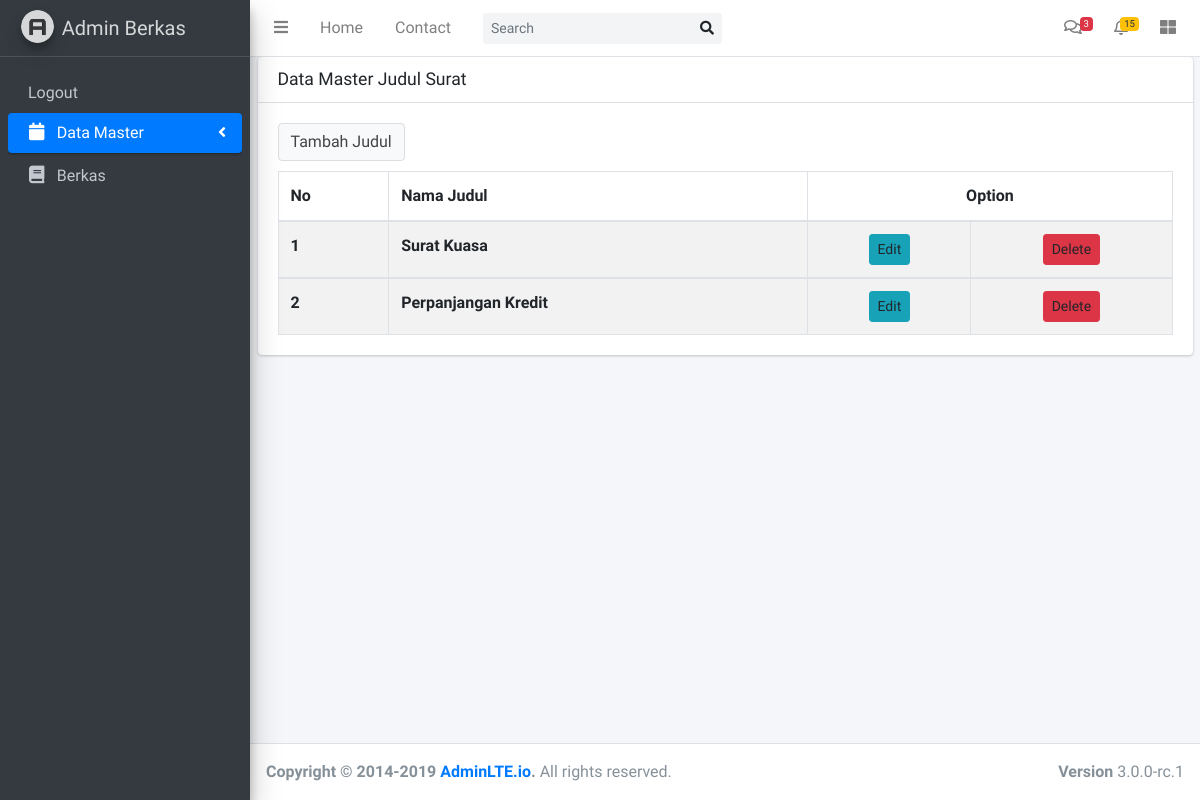
Screenshot of /index.php/admin/judul with the database file from the repository.
### tables this page shows
CREATE TABLE `judul_surat` (
  `id_judul` int(11) NOT NULL,
  `nama_judul` varchar(100) NOT NULL
);

### application/controllers/admin/Judul.php (called while the page is built, shortened)
<?php
class Judul extends CI_Controller {
	function __construct(){
        $this->load->helper('url');
        $this->load->database();
		$this->load->model('mJudul');
	}
	public function index(){
        $result['data'] = $this->mJudul->showData();
        $this->load->view('admin/judul', $result);
    }
}

### index.php (called while the page is built, shortened)
<?php
require_once BASEPATH.'core/CodeIgniter.php';

### application/models/mJudul.php (called while the page is built, shortened)
<?php
class mJudul extends CI_MODEL{
    function showData(){
        $query = $this->db->query("select * from judul_surat");
        return $query->result();
    }
}
?>

### application/views/admin/judul.php (the view, shortened to what this page needs)
<!DOCTYPE html>
<html lang="en">
<head>
</head>
<body class="hold-transition sidebar-mini layout-fixed"">
<div class="wrapper">
	<div class="content-wrapper">
		<div class="container-fluid">
        <div class="card">
            <div class="card-header">
              <h3 class="card-title">Data Master Judul Surat</h3>
            </div>
            <div class="card-body">
            <button style="margin-bottom : 10px ;" type="button" class="btn btn-default" data-toggle="modal" data-target="#add">
            Tambah Judul
            </button>
              <table id="example1" class="table table-bordered table-striped">
                <thead>
                <tr>
                  <th>No</th>
                  <th>Nama Judul</th>
                  <th colspan="2" style="text-align: center;">Option</th>
                </tr>
                </thead>
                <?php $i = 1 ;
                foreach ($data as $row)
                { ?>
                <tbody>
                  <th> <?php echo $i ; ?></th>
                  <th><?php echo $row->nama_judul; ?></th>
                  <th style="text-align: center;">
                    <a data-toggle="modal" data-target="#edit<?php echo $row->id_judul; ?>" class="btn btn-info btn-sm">
                      <span class="glyphicon glyphicon-pencil"></span> Edit
                    </a>
                  </th>
                  <th style="text-align: center;">
                    <a data-toggle="modal" data-target="#delete<?php echo $row->id_judul; ?>"class="btn btn-danger btn-sm">
                      <span class="glyphicon glyphicon-trash"></span> Delete
                    </a>
                  </th>
                </tbody>
                <?php $i++; } ?>
              </table>
            </div>
          </div>
		</div>
	</div>
</div>
</body>
</html>

### rows the page displays
judul_surat: nama_judul "Surat Kuasa"
judul_surat: nama_judul "Perpanjangan Kredit"
